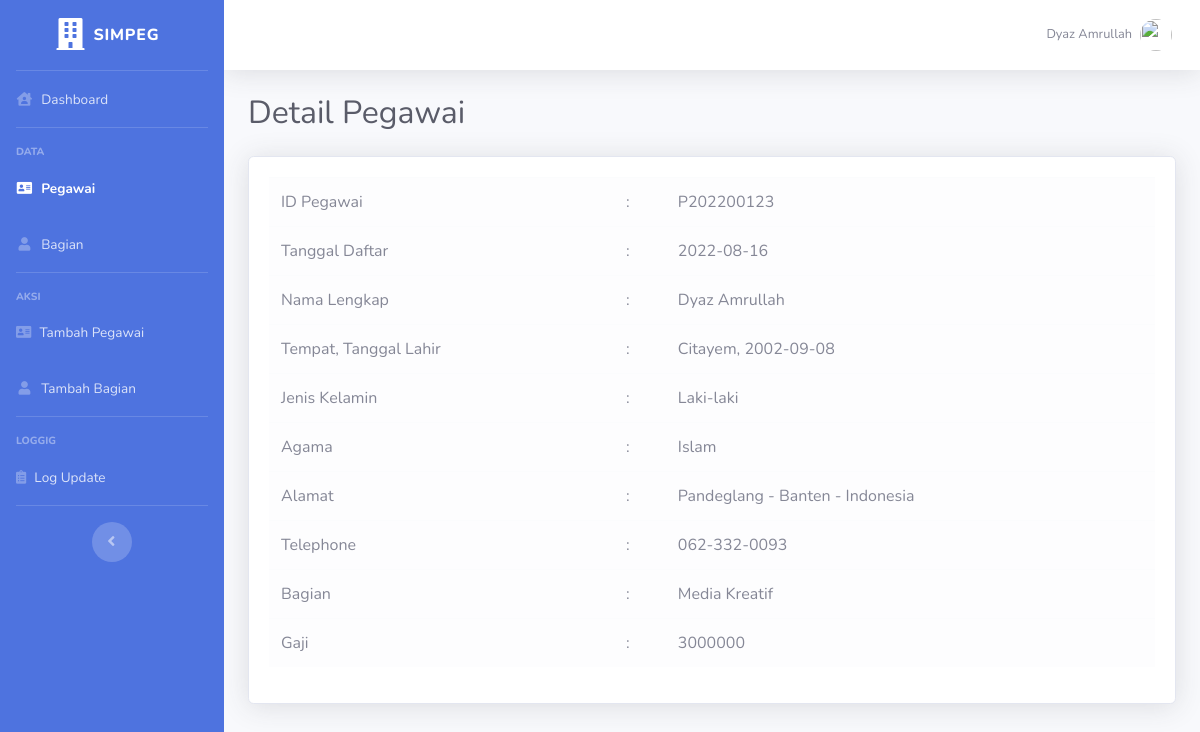
Screenshot of /detail-pegawai.php?id=P202200123 (signed in) with the database file from the repository.
### tables this page shows
CREATE TABLE `pegawai` (
  `id_pegawai` char(10) NOT NULL,
  `tgl_daftar` date NOT NULL,
  `nm_pegawai` varchar(50) NOT NULL,
  `tmp_lahir` varchar(50) NOT NULL,
  `tgl_lahir` date NOT NULL,
  `jk` enum('Laki-laki','Perempuan') NOT NULL,
  `agama` enum('Islam','Kristen','Katholik','Budha','Hindu','Kong Hu Cu') NOT NULL,
  `telp` varchar(12) DEFAULT NULL,
  `almt_pegawai` text DEFAULT NULL,
  `id_bagian` varchar(6) NOT NULL
);

CREATE TABLE `bagian` (
  `id_bagian` varchar(6) NOT NULL,
  `nama_bagian` varchar(50) NOT NULL,
  `gaji` bigint(16) NOT NULL,
  `jml_staf` int(3) NOT NULL
);

### detail-pegawai.php (the view, shortened to what this page needs)
<?php
	include 'koneksi.php';
    $tampil    =mysqli_query($conn, "SELECT * FROM login_admin WHERE id_admin=id_admin");
    $tmp = mysqli_fetch_object($tampil);
    $pegawai = mysqli_query($conn, "SELECT pegawai.id_pegawai, pegawai.tgl_daftar, pegawai.nm_pegawai, pegawai.tmp_lahir, pegawai.tgl_lahir, pegawai.jk, pegawai.agama, pegawai.almt_pegawai, pegawai.telp, bagian.nama_bagian, bagian.gaji FROM pegawai, bagian WHERE pegawai.id_pegawai = '".$_GET['id']."' AND pegawai.id_bagian=bagian.id_bagian");
	$p =mysqli_fetch_object($pegawai);
?>
<!DOCTYPE html>
<html lang="en">
<head>
    <link href="vendor/fontawesome-free/css/all.min.css" rel="stylesheet" type="text/css">
    <link href="css/sb-admin-2.min.css" rel="stylesheet">
</head>
<body id="page-top">
    <div id="wrapper">
        <ul class="navbar-nav bg-primary sidebar sidebar-dark accordion" id="accordionSidebar">
            <a class="sidebar-brand d-flex align-items-center justify-content-center" href="dashboard.php">
                <div class="sidebar-brand-icon">
                    <i class="fas fa-building"></i>
                </div>
                 <div class="sidebar-brand-text mx-2 ">SIMPEG</div>
            </a>
            <hr class="sidebar-divider my-0">
            <li class="nav-item">
                <a class="nav-link" href="dashboard.php">
                    <i class="fas fa-fw fa-house-user"></i>
                    <span>Dashboard</span></a>
            </li>
            <hr class="sidebar-divider">
            <div class="sidebar-heading">
                Data
            </div>
            <li class="nav-item active">
                <a class="nav-link" href="data-pegawai.php">
                    <i class="fas fa-fw fa-address-card"></i>
                    <span>Pegawai</span></a>
            </li>
            <li class="nav-item">
                <a class="nav-link" href="data-bagian.php">
                    <i class="fas fa-fw fa-user"></i>
                    <span>Bagian</span></a>
            </li>
            <hr class="sidebar-divider">
            <div class="sidebar-heading">
                Aksi
            </div>
            <li class="nav-item">
                <a class="nav-link" href="insert-pegawai.php">
                    <i class="fas fa-regular fa-address-card"></i>
                    <span>Tambah Pegawai</span></a>
            </li>
            <li class="nav-item">
                <a class="nav-link" href="insert-bagian.php">
                    <i class="fas fa-fw fa-user"></i>
                    <span>Tambah Bagian</span></a>
            </li>
            <hr class="sidebar-divider">
            <div class="sidebar-heading">
                Loggig
            </div>
            <li class="nav-item">
                <a class="nav-link" href="log-update.php">
                    <i class="fa fa-clipboard-list"></i>
                    <span>Log Update</span></a>
            </li>
            <hr class="sidebar-divider d-none d-md-block">
            <div class="text-center d-none d-md-inline">
                <button class="rounded-circle border-0" id="sidebarToggle"></button>
            </div>
        </ul>
        <div id="content-wrapper" class="d-flex flex-column">
            <div id="content">
                <nav class="navbar navbar-expand navbar-light bg-white topbar mb-4 static-top shadow">
                    <ul class="navbar-nav ml-auto">
                        <li class="nav-item dropdown no-arrow">
                            <a class="nav-link dropdown-toggle" href="#" id="userDropdown" role="button"
                                data-toggle="dropdown" aria-haspopup="true" aria-expanded="false">
                                <span class="mr-2 d-none d-lg-inline text-gray-600 small"><?php echo $tmp->nama_admin?> </span>
                                <img class="img-profile rounded-circle"
                                    src="images/undraw_profile.svg">
                            </a>
                        </li>
                    </ul>
                </nav>
                <div class="container-fluid">
                    <div class="d-sm-flex align-items-center justify-content-between mb-4">
                        <h1 class="h2 mb-0 text-gray-800">Detail Pegawai</h1>
                    </div>
        <div class="card shadow mb-4">
            <div class="card-body">
                <div class="table-responsive">
                    <table class="table table-light table" id="dataTable" width="100%" cellspacing="0">
				<tr>
					<td>ID Pegawai</td>
					<td>:</td>
					<td><?php echo $p->id_pegawai ?></td>
				</tr>
				<tr>
					<td>Tanggal Daftar</td>
					<td>:</td>
					<td><?php echo $p->tgl_daftar ?></td>
				</tr>
				<tr>
					<td>Nama Lengkap</td>
					<td>:</td>
					<td><?php echo $p->nm_pegawai ?></td>
				</tr>
				<tr>
					<td>Tempat, Tanggal Lahir</td>
					<td>:</td>
					<td><?php echo $p->tmp_lahir. ', '.$p->tgl_lahir ?></td>
				</tr>
				<tr>
					<td>Jenis Kelamin</td>
					<td>:</td>
					<td><?php echo $p->jk ?></td>
				</tr>
				<tr>
					<td>Agama</td>
					<td>:</td>
					<td><?php echo $p->agama ?></td>
				</tr>
				<tr>
					<td>Alamat</td>
					<td>:</td>
					<td><?php echo $p->almt_pegawai ?></td>
				</tr>
                <tr>
					<td>Telephone</td>
					<td>:</td>
					<td><?php echo $p->telp ?></td>
				</tr>
                <tr>
					<td>Bagian</td>
					<td>:</td>
					<td><?php echo $p->nama_bagian ?></td>
				</tr>
                <tr>
					<td>Gaji</td>
					<td>:</td>
					<td><?php echo $p->gaji ?></td>
				</tr>
			</table>
            </div>
</div>
</div>
</div>
        </div>
    </div>
</body>
</html>

### rows the page displays
pegawai: id_pegawai "P202200123", tgl_daftar "2022-08-16", nm_pegawai "Dyaz Amrullah", tmp_lahir "Citayem", tgl_lahir "2002-09-08", jk "Laki-laki", agama "Islam", almt_pegawai "Pandeglang - Banten - Indonesia", telp "062-332-0093", id_bagian.nama_bagian "Media Kreatif", id_bagian.gaji "3000000"

### other values shown
$tmp->nama_admin "Dyaz Amrullah"
